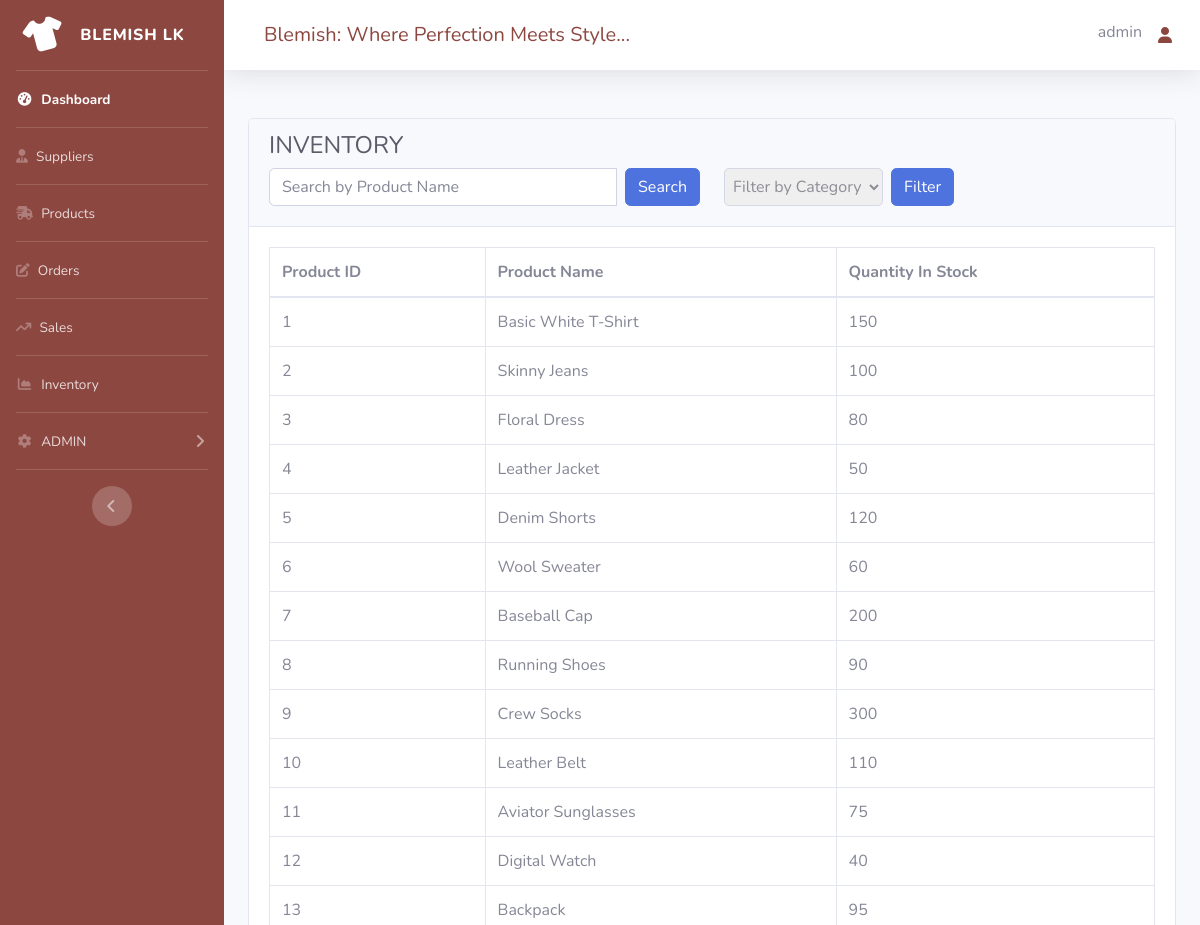
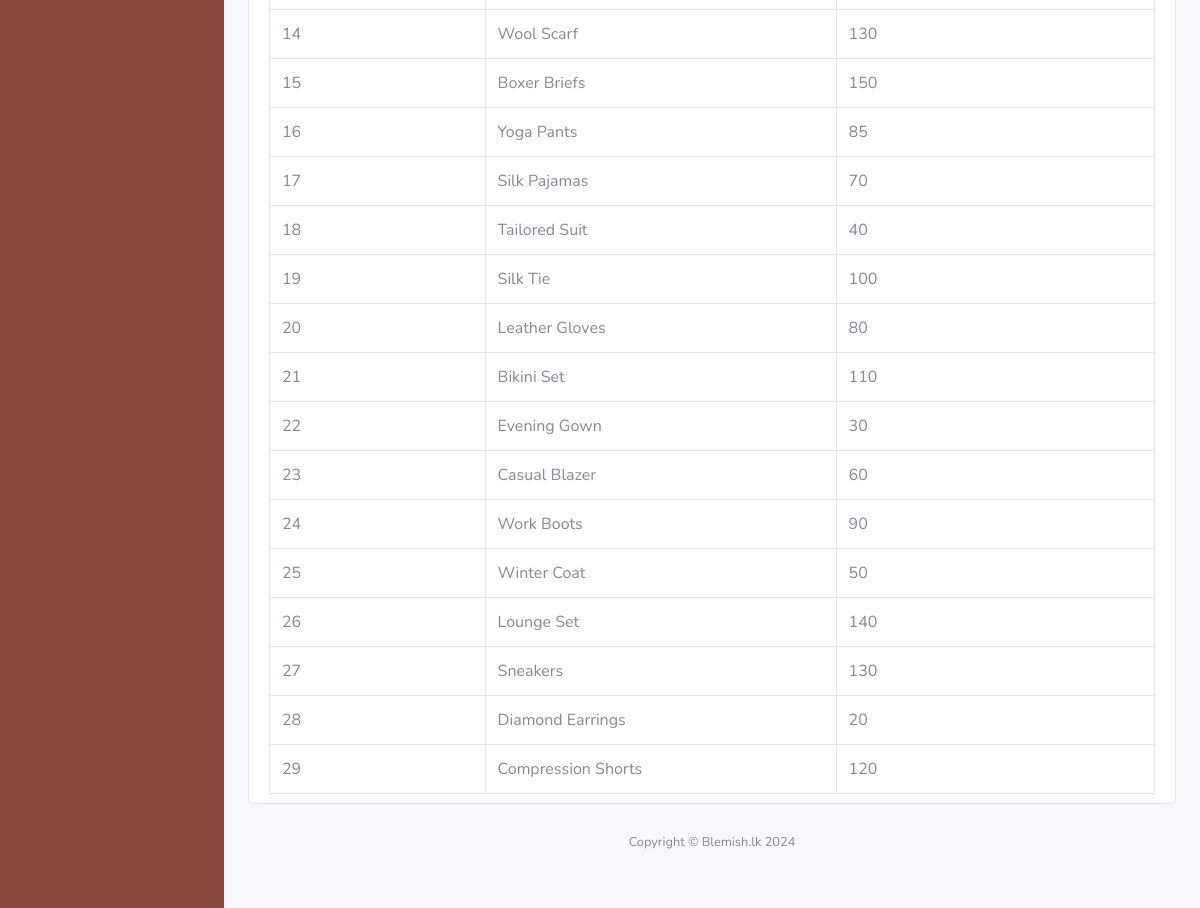
The app's page /inventory.php (signed in) with its own data (2 pictures, top to bottom).
### tables this page shows
CREATE TABLE inventory (
    inventory_id INT AUTO_INCREMENT PRIMARY KEY,
    product_id INT(11) NOT NULL,
    product_name VARCHAR(255) NOT NULL,    
    quantity_in_stock INT NOT NULL,
    FOREIGN KEY (product_id) REFERENCES product(product_id)
);

CREATE TABLE product (
    product_id INT(11) PRIMARY KEY NOT NULL AUTO_INCREMENT,
    product_name VARCHAR(255) NOT NULL,
    product_des VARCHAR(255) NOT NULL,
    categories_id INT(11) NOT NULL,
    sellPrice VARCHAR(255) NOT NULL,
    FOREIGN KEY (categories_id) REFERENCES categories(categories_id) ON DELETE CASCADE
);

### inventory.php (the view, shortened to what this page needs)
<?php
require('dbcon.php');
?>
<?php
include('includes/header.php');
include('includes/navbar.php');
?>
<div class="container-fluid mt-5">
    <div class="row justify-content-center">
        <div class="col-md-12">
            <div class="card">
                <div class="card-header">
                    <h4 class="text-dark fw-bold">INVENTORY</h4>
                    <form method="GET" action="">
                        <div class="row gx-2">
                            <div class="col-lg-6 mb-2">
                                <div class="input-group">
                                    <input type="text" class="form-control" placeholder="Search by Product Name" name="search"
                                        value="<?php if (isset($_GET['search'])) {
                                                    echo $_GET['search'];
                                                } ?>">
                                    <button class="btn btn-primary ml-2" type="submit">Search</button>
                                </div>
                            </div>
                            <div class="col-lg-6 mb-2">
                                <div class="input-group">
                                    <select class="form-select p-1" name="category" style="border-radius: 5px; border-color: #d6d6e5; color: #8d8d96;">
                                        <option value="">Filter by Category</option>
                                    </select>
                                    <button class="btn btn-primary ml-2" type="submit">Filter</button>
                                </div>
                            </div>
                        </div>
                    </form>
                </div>
                <div class="card-body" style="max-height: 60vh; overflow-y: auto;">
                    <table class="table table-bordered table-hover" width="100%" p-3>
                        <thead>
                            <tr>
                                <th scope="col">Product ID</th>
                                <th scope="col">Product Name</th>
                                <th scope="col">Quantity In Stock</th>
                            </tr>
                        </thead>
                        <tbody>
                            <?php
                            $fetch_query = "SELECT inventory.product_id, product.product_name, inventory.quantity_in_stock
                                FROM inventory
                                INNER JOIN product ON inventory.product_id = product.product_id ";
                            $fetch_query_run = mysqli_query($con, $fetch_query);
                            if (mysqli_num_rows($fetch_query_run) > 0) {
                                while ($row = mysqli_fetch_array($fetch_query_run)) {
                            ?>
                                    <tr>
                                        <td class="user_id"><?php echo $row['product_id']; ?></td>
                                        <td><?php echo $row['product_name']; ?></td>
                                        <td><?php echo $row['quantity_in_stock']; ?></td>
                                    </tr>
                                <?php
                                }
                            } else {
                                ?>
                                <tr>
                                    <td colspan="3" class="text-center">No Record Found</td>
                                </tr>
                            <?php
                            }
                            ?>
                        </tbody>
                    </table>
                </div>
            </div>
        </div>
    </div>
</div>
<?php
include('includes/footer.php');
?>

### records on screen
inventory: product "1", product.product_name "Basic White T-Shirt", quantity_in_stock "150"
inventory: product "2", product.product_name "Skinny Jeans", quantity_in_stock "100"
inventory: product "3", product.product_name "Floral Dress", quantity_in_stock "80"
inventory: product "4", product.product_name "Leather Jacket", quantity_in_stock "50"
inventory: product "5", product.product_name "Denim Shorts", quantity_in_stock "120"
inventory: product "6", product.product_name "Wool Sweater", quantity_in_stock "60"
inventory: product "7", product.product_name "Baseball Cap", quantity_in_stock "200"
inventory: product "8", product.product_name "Running Shoes", quantity_in_stock "90"
inventory: product "9", product.product_name "Crew Socks", quantity_in_stock "300"
inventory: product "10", product.product_name "Leather Belt", quantity_in_stock "110"
inventory: product "11", product.product_name "Aviator Sunglasses", quantity_in_stock "75"
inventory: product "12", product.product_name "Digital Watch", quantity_in_stock "40"
inventory: product "13", product.product_name "Backpack", quantity_in_stock "95"
inventory: product "14", product.product_name "Wool Scarf", quantity_in_stock "130"
inventory: product "15", product.product_name "Boxer Briefs", quantity_in_stock "150"
inventory: product "16", product.product_name "Yoga Pants", quantity_in_stock "85"
inventory: product "17", product.product_name "Silk Pajamas", quantity_in_stock "70"
inventory: product "18", product.product_name "Tailored Suit", quantity_in_stock "40"
inventory: product "19", product.product_name "Silk Tie", quantity_in_stock "100"
inventory: product "20", product.product_name "Leather Gloves", quantity_in_stock "80"
inventory: product "21", product.product_name "Bikini Set", quantity_in_stock "110"
inventory: product "22", product.product_name "Evening Gown", quantity_in_stock "30"
inventory: product "23", product.product_name "Casual Blazer", quantity_in_stock "60"
inventory: product "24", product.product_name "Work Boots", quantity_in_stock "90"
inventory: product "25", product.product_name "Winter Coat", quantity_in_stock "50"
inventory: product "26", product.product_name "Lounge Set", quantity_in_stock "140"
inventory: product "27", product.product_name "Sneakers", quantity_in_stock "130"
inventory: product "28", product.product_name "Diamond Earrings", quantity_in_stock "20"
inventory: product "29", product.product_name "Compression Shorts", quantity_in_stock "120"

### other values on screen
$usernamefromlogin "admin"
